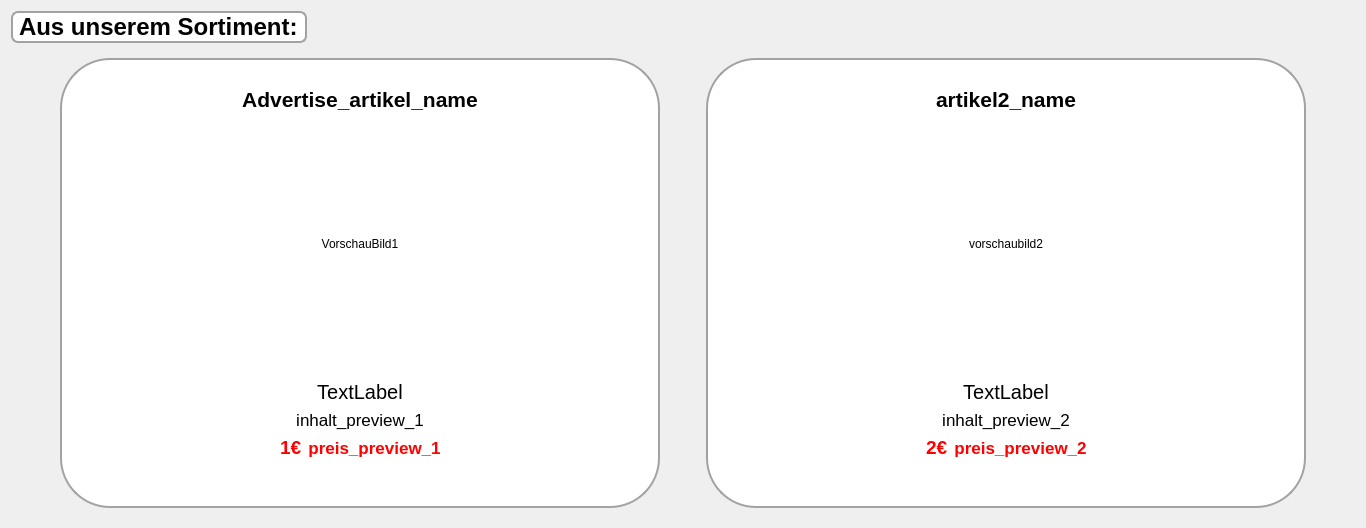
         <widget class="QWidget" name="page_5">
          <layout class="QHBoxLayout" name="horizontalLayout_16">
           <item>
            <layout class="QVBoxLayout" name="verticalLayout_7">
             <item>
              <layout class="QHBoxLayout" name="horizontalLayout_8">
               <item>
                <widget class="QLabel" name="label_2">
                 <property name="font">
                  <font>
                   <pointsize>18</pointsize>
                   <bold>true</bold>
                  </font>
                 </property>
                 <property name="styleSheet">
                  <string notr="true">background-color: rgb(255, 255, 255);
border: 2px solid rgb(162, 162, 162);
border-radius: 7px</string>
                 </property>
                 <property name="text">
                  <string>Aus unserem Sortiment:</string>
                 </property>
                </widget>
               </item>
               <item>
                <spacer name="horizontalSpacer_33">
                 <property name="orientation">
                  <enum>Qt::Horizontal</enum>
                 </property>
                 <property name="sizeHint" stdset="0">
                  <size>
                   <width>40</width>
                   <height>20</height>
                  </size>
                 </property>
                </spacer>
               </item>
              </layout>
             </item>
             <item>
              <widget class="QWidget" name="widget_3" native="true">
               <layout class="QHBoxLayout" name="horizontalLayout_21">
                <item>
                 <spacer name="horizontalSpacer_23">
                  <property name="orientation">
                   <enum>Qt::Horizontal</enum>
                  </property>
                  <property name="sizeType">
                   <enum>QSizePolicy::Expanding</enum>
                  </property>
                  <property name="sizeHint" stdset="0">
                   <size>
                    <width>40</width>
                    <height>20</height>
                   </size>
                  </property>
                 </spacer>
                </item>
                <item>
                 <widget class="QWidget" name="widget_4" native="true">
                  <property name="sizePolicy">
                   <sizepolicy hsizetype="Fixed" vsizetype="Fixed">
                    <horstretch>0</horstretch>
                    <verstretch>0</verstretch>
                   </sizepolicy>
                  </property>
                  <property name="minimumSize">
                   <size>
                    <width>600</width>
                    <height>450</height>
                   </size>
                  </property>
                  <property name="maximumSize">
                   <size>
                    <width>600</width>
                    <height>450</height>
                   </size>
                  </property>
                  <property name="styleSheet">
                   <string notr="true">QWidget#widget_4 {background-color: rgb(255, 255, 255);
border: 2px solid rgb(162, 162, 162);
border-radius: 50px;
margin: 0px}
</string>
                  </property>
                  <layout class="QVBoxLayout" name="verticalLayout_16">
                   <item>
                    <spacer name="verticalSpacer_45">
                     <property name="orientation">
                      <enum>Qt::Vertical</enum>
                     </property>
                     <property name="sizeType">
                      <enum>QSizePolicy::Fixed</enum>
                     </property>
                     <property name="sizeHint" stdset="0">
                      <size>
                       <width>20</width>
                       <height>20</height>
                      </size>
                     </property>
                    </spacer>
                   </item>
                   <item>
                    <widget class="QLabel" name="Advertise_artikel_name">
                     <property name="font">
                      <font>
                       <pointsize>16</pointsize>
                       <bold>true</bold>
                      </font>
                     </property>
                     <property name="styleSheet">
                      <string notr="true">;
color: rgb(0, 0, 0);</string>
                     </property>
                     <property name="text">
                      <string>Advertise_artikel_name</string>
                     </property>
                     <property name="alignment">
                      <set>Qt::AlignCenter</set>
                     </property>
                    </widget>
                   </item>
                   <item>
                    <spacer name="verticalSpacer_46">
                     <property name="orientation">
                      <enum>Qt::Vertical</enum>
                     </property>
                     <property name="sizeType">
                      <enum>QSizePolicy::Fixed</enum>
                     </property>
                     <property name="sizeHint" stdset="0">
                      <size>
                       <width>20</width>
                       <height>10</height>
                      </size>
                     </property>
                    </spacer>
                   </item>
                   <item>
                    <widget class="QLabel" name="VorschauBild1">
                     <property name="sizePolicy">
                      <sizepolicy hsizetype="Expanding" vsizetype="Expanding">
                       <horstretch>0</horstretch>
                       <verstretch>0</verstretch>
                      </sizepolicy>
                     </property>
                     <property name="maximumSize">
                      <size>
                       <width>16777215</width>
                       <height>999999</height>
                      </size>
                     </property>
                     <property name="text">
                      <string>VorschauBild1</string>
                     </property>
                     <property name="alignment">
                      <set>Qt::AlignCenter</set>
                     </property>
                    </widget>
                   </item>
                   <item>
                    <spacer name="verticalSpacer_47">
                     <property name="orientation">
                      <enum>Qt::Vertical</enum>
                     </property>
                     <property name="sizeType">
                      <enum>QSizePolicy::Fixed</enum>
                     </property>
                     <property name="sizeHint" stdset="0">
                      <size>
                       <width>20</width>
                       <height>15</height>
                      </size>
                     </property>
                    </spacer>
                   </item>
                   <item>
                    <widget class="QLabel" name="textEdit_previewdescription">
                     <property name="font">
                      <font>
                       <pointsize>15</pointsize>
                      </font>
                     </property>
                     <property name="styleSheet">
                      <string notr="true">;
color: rgb(0, 0, 0);</string>
                     </property>
                     <property name="text">
                      <string>TextLabel</string>
                     </property>
                     <property name="alignment">
                      <set>Qt::AlignCenter</set>
                     </property>
                    </widget>
                   </item>
                   <item>
                    <widget class="QLabel" name="inhalt_preview_1">
                     <property name="font">
                      <font>
                       <pointsize>13</pointsize>
                      </font>
                     </property>
                     <property name="styleSheet">
                      <string notr="true">;
color: rgb(0, 0, 0);</string>
                     </property>
                     <property name="text">
                      <string>inhalt_preview_1</string>
                     </property>
                     <property name="alignment">
                      <set>Qt::AlignCenter</set>
                     </property>
                    </widget>
                   </item>
                   <item>
                    <layout class="QHBoxLayout" name="horizontalLayout_19">
                     <item>
                      <spacer name="horizontalSpacer_24">
                       <property name="orientation">
                        <enum>Qt::Horizontal</enum>
                       </property>
                       <property name="sizeType">
                        <enum>QSizePolicy::Expanding</enum>
                       </property>
                       <property name="sizeHint" stdset="0">
                        <size>
                         <width>0</width>
                         <height>20</height>
                        </size>
                       </property>
                      </spacer>
                     </item>
                     <item>
                      <widget class="QLabel" name="label_s_price_1">
                       <property name="sizePolicy">
                        <sizepolicy hsizetype="Fixed" vsizetype="Preferred">
                         <horstretch>0</horstretch>
                         <verstretch>0</verstretch>
                        </sizepolicy>
                       </property>
                       <property name="font">
                        <font>
                         <pointsize>14</pointsize>
                         <bold>true</bold>
                        </font>
                       </property>
                       <property name="styleSheet">
                        <string notr="true">color: rgb(255, 0, 0);</string>
                       </property>
                       <property name="text">
                        <string>1€</string>
                       </property>
                      </widget>
                     </item>
                     <item>
                      <widget class="QLabel" name="preis_preview_1">
                       <property name="sizePolicy">
                        <sizepolicy hsizetype="Fixed" vsizetype="Preferred">
                         <horstretch>0</horstretch>
                         <verstretch>0</verstretch>
                        </sizepolicy>
                       </property>
                       <property name="font">
                        <font>
                         <pointsize>13</pointsize>
                         <bold>true</bold>
                         <strikeout>false</strikeout>
                        </font>
                       </property>
                       <property name="styleSheet">
                        <string notr="true">color: rgb(255, 0, 0);</string>
                       </property>
                       <property name="text">
                        <string>preis_preview_1</string>
                       </property>
                       <property name="alignment">
                        <set>Qt::AlignCenter</set>
                       </property>
                      </widget>
                     </item>
                     <item>
                      <spacer name="horizontalSpacer_28">
                       <property name="orientation">
                        <enum>Qt::Horizontal</enum>
                       </property>
                       <property name="sizeType">
                        <enum>QSizePolicy::Expanding</enum>
                       </property>
                       <property name="sizeHint" stdset="0">
                        <size>
                         <width>0</width>
                         <height>20</height>
                        </size>
                       </property>
                      </spacer>
                     </item>
                    </layout>
                   </item>
                   <item>
                    <spacer name="verticalSpacer_48">
                     <property name="orientation">
                      <enum>Qt::Vertical</enum>
                     </property>
                     <property name="sizeType">
                      <enum>QSizePolicy::Fixed</enum>
                     </property>
                     <property name="sizeHint" stdset="0">
                      <size>
                       <width>20</width>
                       <height>40</height>
                      </size>
                     </property>
                    </spacer>
                   </item>
                  </layout>
                 </widget>
                </item>
                <item>
                 <spacer name="horizontalSpacer_37">
                  <property name="orientation">
                   <enum>Qt::Horizontal</enum>
                  </property>
                  <property name="sizeHint" stdset="0">
                   <size>
                    <width>20</width>
                    <height>20</height>
                   </size>
                  </property>
                 </spacer>
                </item>
                <item>
                 <spacer name="horizontalSpacer_14">
                  <property name="orientation">
                   <enum>Qt::Horizontal</enum>
                  </property>
                  <property name="sizeType">
                   <enum>QSizePolicy::Expanding</enum>
                  </property>
                  <property name="sizeHint" stdset="0">
                   <size>
                    <width>20</width>
                    <height>20</height>
                   </size>
                  </property>
                 </spacer>
                </item>
                <item>
                 <widget class="QWidget" name="widget_5" native="true">
                  <property name="sizePolicy">
                   <sizepolicy hsizetype="Fixed" vsizetype="Fixed">
                    <horstretch>0</horstretch>
                    <verstretch>0</verstretch>
                   </sizepolicy>
                  </property>
                  <property name="minimumSize">
                   <size>
                    <width>600</width>
                    <height>450</height>
                   </size>
                  </property>
                  <property name="maximumSize">
                   <size>
                    <width>600</width>
                    <height>450</height>
                   </size>
                  </property>
                  <property name="styleSheet">
                   <string notr="true">QWidget#widget_5 {background-color: rgb(255, 255, 255);
border: 2px solid rgb(162, 162, 162);
border-radius: 50px;
margin: 0px}</string>
                  </property>
                  <layout class="QVBoxLayout" name="verticalLayout_20">
                   <item>
                    <spacer name="verticalSpacer_49">
                     <property name="orientation">
                      <enum>Qt::Vertical</enum>
                     </property>
                     <property name="sizeType">
                      <enum>QSizePolicy::Fixed</enum>
                     </property>
                     <property name="sizeHint" stdset="0">
                      <size>
                       <width>20</width>
                       <height>20</height>
                      </size>
                     </property>
                    </spacer>
                   </item>
                   <item>
                    <widget class="QLabel" name="advertise2_articel_name">
                     <property name="font">
                      <font>
                       <pointsize>16</pointsize>
                       <bold>true</bold>
                      </font>
                     </property>
                     <property name="styleSheet">
                      <string notr="true">;
color: rgb(0, 0, 0);</string>
                     </property>
                     <property name="text">
                      <string>artikel2_name</string>
                     </property>
                     <property name="alignment">
                      <set>Qt::AlignCenter</set>
                     </property>
                    </widget>
                   </item>
                   <item>
                    <spacer name="verticalSpacer_50">
                     <property name="orientation">
                      <enum>Qt::Vertical</enum>
                     </property>
                     <property name="sizeType">
                      <enum>QSizePolicy::Fixed</enum>
                     </property>
                     <property name="sizeHint" stdset="0">
                      <size>
                       <width>20</width>
                       <height>10</height>
                      </size>
                     </property>
                    </spacer>
                   </item>
                   <item>
                    <widget class="QLabel" name="vorschaubild2">
                     <property name="sizePolicy">
                      <sizepolicy hsizetype="Expanding" vsizetype="Expanding">
                       <horstretch>0</horstretch>
                       <verstretch>0</verstretch>
                      </sizepolicy>
                     </property>
                     <property name="maximumSize">
                      <size>
                       <width>16777215</width>
                       <height>99999</height>
                      </size>
                     </property>
                     <property name="text">
                      <string>vorschaubild2</string>
                     </property>
                     <property name="alignment">
                      <set>Qt::AlignCenter</set>
                     </property>
                    </widget>
                   </item>
                   <item>
                    <spacer name="verticalSpacer_51">
                     <property name="orientation">
                      <enum>Qt::Vertical</enum>
                     </property>
                     <property name="sizeType">
                      <enum>QSizePolicy::Fixed</enum>
                     </property>
                     <property name="sizeHint" stdset="0">
                      <size>
                       <width>20</width>
                       <height>15</height>
                      </size>
                     </property>
                    </spacer>
                   </item>
                   <item>
                    <widget class="QLabel" name="textEdit_prevdescr2">
                     <property name="font">
                      <font>
                       <pointsize>15</pointsize>
                      </font>
                     </property>
                     <property name="styleSheet">
                      <string notr="true">;
color: rgb(0, 0, 0);</string>
                     </property>
                     <property name="text">
                      <string>TextLabel</string>
                     </property>
                     <property name="alignment">
                      <set>Qt::AlignCenter</set>
                     </property>
                    </widget>
                   </item>
                   <item>
                    <widget class="QLabel" name="inhalt_preview_2">
                     <property name="font">
                      <font>
                       <pointsize>13</pointsize>
                      </font>
                     </property>
                     <property name="styleSheet">
                      <string notr="true">;
color: rgb(0, 0, 0);</string>
                     </property>
                     <property name="text">
                      <string>inhalt_preview_2</string>
                     </property>
                     <property name="alignment">
                      <set>Qt::AlignCenter</set>
                     </property>
                    </widget>
                   </item>
                   <item>
                    <layout class="QHBoxLayout" name="horizontalLayout_20">
                     <item>
                      <spacer name="horizontalSpacer_30">
                       <property name="orientation">
                        <enum>Qt::Horizontal</enum>
                       </property>
                       <property name="sizeType">
                        <enum>QSizePolicy::Expanding</enum>
                       </property>
                       <property name="sizeHint" stdset="0">
                        <size>
                         <width>0</width>
                         <height>20</height>
                        </size>
                       </property>
                      </spacer>
                     </item>
                     <item>
                      <widget class="QLabel" name="label_s_price_2">
                       <property name="sizePolicy">
                        <sizepolicy hsizetype="Fixed" vsizetype="Preferred">
                         <horstretch>0</horstretch>
                         <verstretch>0</verstretch>
                        </sizepolicy>
                       </property>
                       <property name="font">
                        <font>
                         <pointsize>14</pointsize>
                         <bold>true</bold>
                        </font>
                       </property>
                       <property name="styleSheet">
                        <string notr="true">color: rgb(255, 0, 0);</string>
                       </property>
                       <property name="text">
                        <string>2€</string>
                       </property>
                      </widget>
                     </item>
                     <item>
                      <widget class="QLabel" name="preis_preview_2">
                       <property name="sizePolicy">
                        <sizepolicy hsizetype="Fixed" vsizetype="Preferred">
                         <horstretch>0</horstretch>
                         <verstretch>0</verstretch>
                        </sizepolicy>
                       </property>
                       <property name="font">
                        <font>
                         <pointsize>13</pointsize>
                         <bold>true</bold>
                        </font>
                       </property>
                       <property name="styleSheet">
                        <string notr="true">color: rgb(255, 0, 0);</string>
                       </property>
                       <property name="text">
                        <string>preis_preview_2</string>
                       </property>
                       <property name="alignment">
                        <set>Qt::AlignCenter</set>
                       </property>
                      </widget>
                     </item>
                     <item>
                      <spacer name="horizontalSpacer_31">
                       <property name="orientation">
                        <enum>Qt::Horizontal</enum>
                       </property>
                       <property name="sizeType">
                        <enum>QSizePolicy::Expanding</enum>
                       </property>
                       <property name="sizeHint" stdset="0">
                        <size>
                         <width>0</width>
                         <height>20</height>
                        </size>
                       </property>
                      </spacer>
                     </item>
                    </layout>
                   </item>
                   <item>
                    <spacer name="verticalSpacer_52">
                     <property name="orientation">
                      <enum>Qt::Vertical</enum>
                     </property>
                     <property name="sizeType">
                      <enum>QSizePolicy::Fixed</enum>
                     </property>
                     <property name="sizeHint" stdset="0">
                      <size>
                       <width>20</width>
                       <height>40</height>
                      </size>
                     </property>
                    </spacer>
                   </item>
                  </layout>
                 </widget>
                </item>
                <item>
                 <spacer name="horizontalSpacer_32">
                  <property name="orientation">
                   <enum>Qt::Horizontal</enum>
                  </property>
                  <property name="sizeType">
                   <enum>QSizePolicy::Expanding</enum>
                  </property>
                  <property name="sizeHint" stdset="0">
                   <size>
                    <width>40</width>
                    <height>20</height>
                   </size>
                  </property>
                 </spacer>
                </item>
               </layout>
              </widget>
             </item>
            </layout>
           </item>
          </layout>
         </widget>
